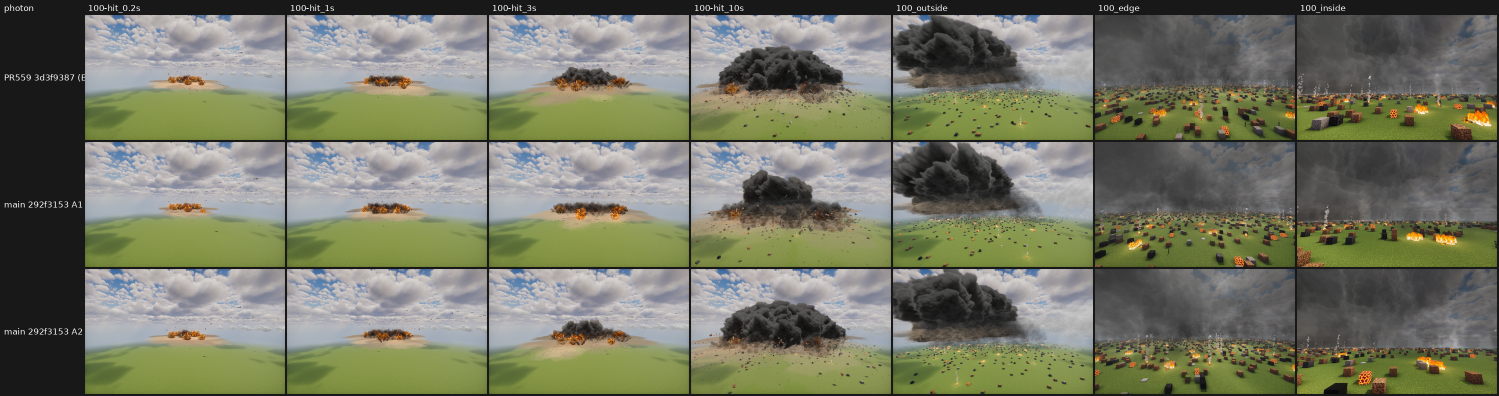
#> input picture bench/sheet-photon.png, 2998 x 792 px (shown at 1/2 size)
$ python topline.py ../../bench/sheet-photon.png
#> lines starting #> are read from the running program, lines starting #| are printed output that depends on the picture
# /// script
# dependencies = ["numpy", "pillow", "scipy"]
# ///
"""T6 measure (unified-wave 2c-i): the dust's top line across a frame, per column the row of the strongest dark-over-light
step (dust below, sky or haze above) inside a band, smoothed over 3 px; prints its std and range in px (at 720 rows) and
the share of columns whose line stands 8+ px above its 200 px running median (tufts). Usage:
  topline.py <png> [--band y0,y1] [--cols x0,x1] (fractions of the frame)"""
import sys
import numpy as np
from PIL import Image
from scipy.ndimage import gaussian_filter1d, median_filter

f = sys.argv[1]
band = [float(v) for v in sys.argv[sys.argv.index("--band") + 1].split(",")] if "--band" in sys.argv else [0.25, 0.75]
cols = [float(v) for v in sys.argv[sys.argv.index("--cols") + 1].split(",")] if "--cols" in sys.argv else [0.0, 1.0]
im = Image.open(f).convert("L")
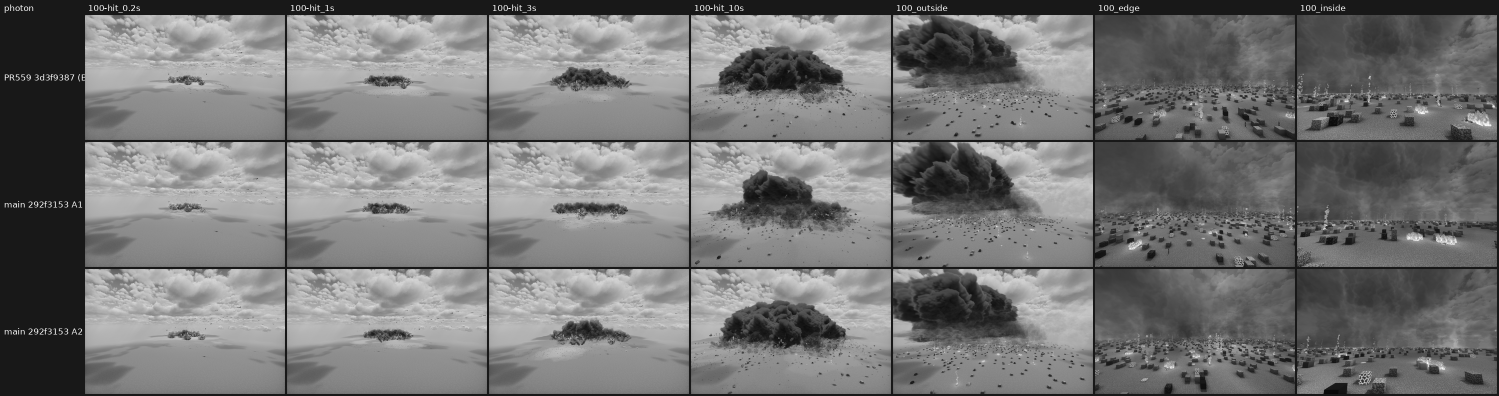
#> im: PIL image 2998x792 L (shown at 1/2 size); min 6, max 255, mean 117.7
im = im.resize((round(im.width * 720 / im.height), 720))
#> im: PIL image 2725x720 L
a = np.asarray(im, np.float64) / 255
h, w = a.shape
#> h = 720; w = 2725
y0, y1 = int(band[0] * h), int(band[1] * h)
#> y0 = 180; y1 = 540
x0, x1 = int(cols[0] * w), int(cols[1] * w)
#> x0 = 0; x1 = 2725
s = gaussian_filter1d(a[y0:y1, x0:x1], 2.0, axis=0)
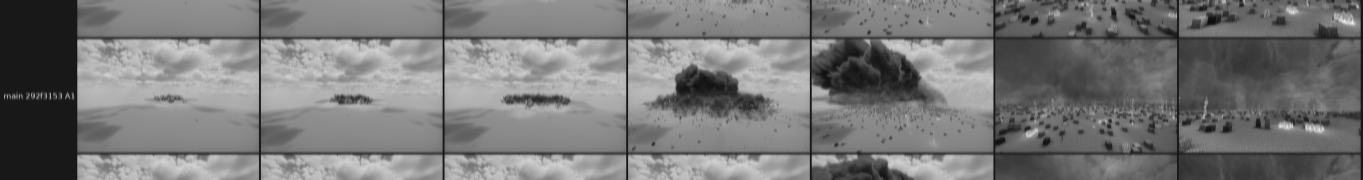
#> s: shape (360, 2725) float64 (shown at 1/2 size); min 0.0465, max 0.959, mean 0.473
step = s[:-4] - s[4:]          # brighter above than below: sky over dust
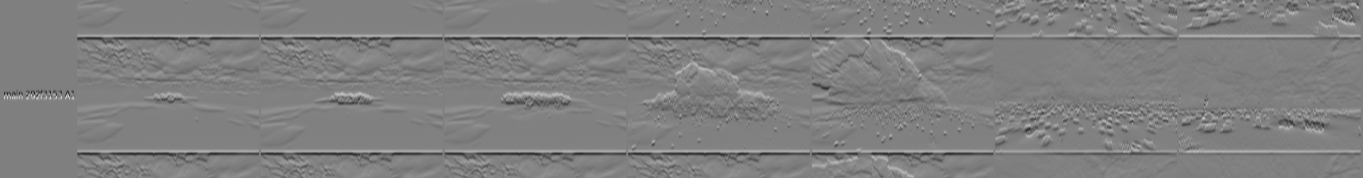
#> step: shape (356, 2725) float64 (shown at 1/2 size); min -0.596, max 0.592, mean -0.00016; drawn with min black and max white
line = y0 + 2 + np.argmax(step, axis=0).astype(np.float64)
#> line = 2725 values, max 535 at index 1824, min 182 at index 0, mean 360.9
line = np.convolve(line, np.ones(3) / 3, "same")
#> line = 2725 values, max 535 at index 1825, min 121.3 at index 0, mean 360.9
base = median_filter(line, size=201, mode="nearest")
#> base = 2725 values, max 484 at index 1538, min 121.3 at index 0, mean 364.4
tufts = float(((base - line) >= 8).mean())
#> tufts = 0.393
print(f"{f.rsplit('/', 1)[-1]}: top line std {line[2:-2].std():.1f} px, range {np.ptp(line[2:-2]):.0f} px, tufts (8+ px over the "
      f"running median) {100 * tufts:.1f} % of columns")
#| sheet-photon.png: top line std 89.4 px, range 353 px, tufts (8+ px over the running median) 39.3 % of columns

$ run again, on bench/sheet-none.png
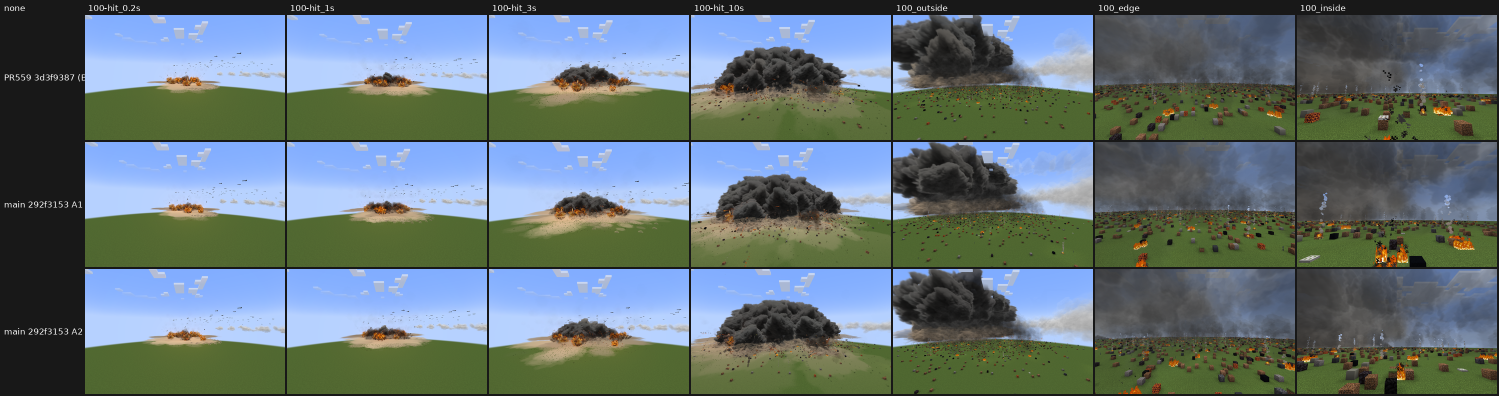
#> input picture bench/sheet-none.png, 2998 x 792 px (shown at 1/2 size)
#> `s = gaussian_filter1d(a[y0:y1, x0:x1], 2.0, axis=0)`:
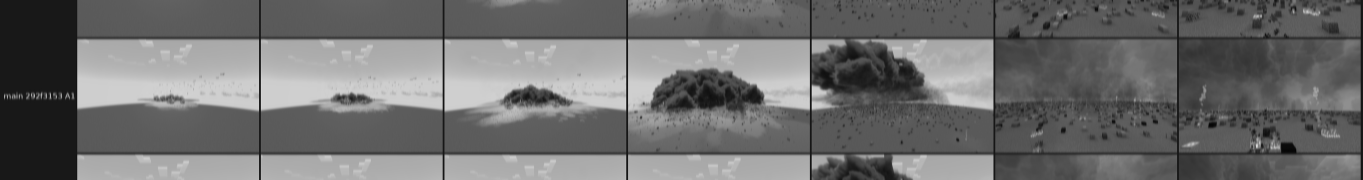
#> s: shape (360, 2725) float64 (shown at 1/2 size); min 0.00748, max 0.959, mean 0.434
#> `step = s[:-4] - s[4:]`:
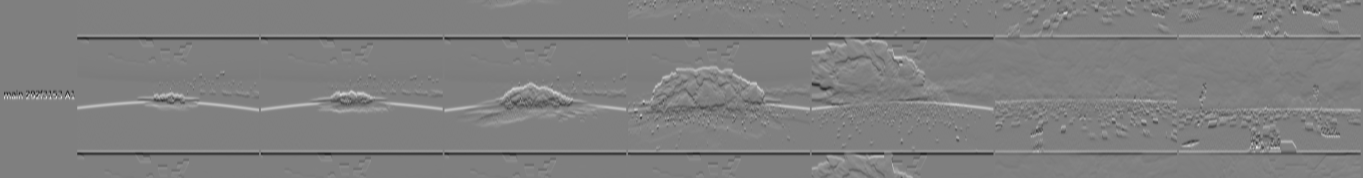
#> step: shape (356, 2725) float64 (shown at 1/2 size); min -0.596, max 0.592, mean -0.00208; drawn with min black and max white
#> `line = y0 + 2 + np.argmax(step, axis=0).astype(np.float64)`: line = 2725 values, max 535 at index 1815, min 182 at index 0, mean 373.9
#> `line = np.convolve(line, np.ones(3) / 3, "same")`: line = 2725 values, max 529 at index 1807, min 121.3 at index 0, mean 373.9
#> base = 2725 values, max 418.3 at index 2319, min 121.3 at index 0, mean 376.7
#> tufts = 0.254
#| sheet-none.png: top line std 58.8 px, range 347 px, tufts (8+ px over the running median) 25.4 % of columns
